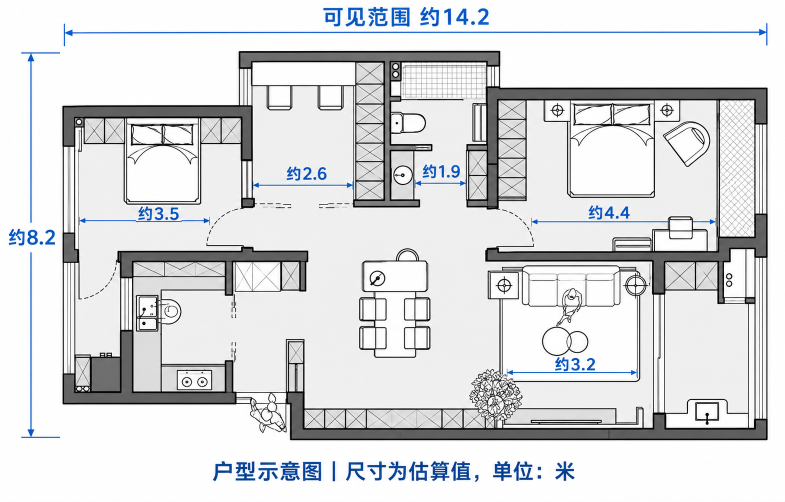
#> input picture source.png, 1569 x 1003 px (shown at 1/2 size)
$ python -i door_detection.py   (imports and definitions only)
#> lines starting #> are read from the running program, lines starting #| are printed output that depends on the picture; after the words box and inside, x2 and y2 are one past the last pixel; in counts of white or black regions, pixels touching at a corner belong together
#> further down, picture is the input picture: shape (1003, 1569, 3); mean B, G, R 221.4, 219.5, 218.2
"""Geometric swing-door proposals, not a universal floorplan recognizer.

Pixels use x-right/y-down. Scores are geometric evidence, not calibrated
probabilities. Never mutate walls or automatically approve an opening.
"""
from dataclasses import dataclass
import math
import cv2
import numpy as np
from spatial.door_audit import wall_fit

@dataclass(frozen=True)
class Config:
    min_radius: float = 32  # input-image pixels
    max_radius: float = 260
    max_dimension: int = 1600
    sweeps: tuple = (90,)
    min_score: float = .64
    max_lines: int = 1200
    ignore_colored_annotations: bool = False


def detect_swing_doors(image, config=Config()):
    if image is None or image.size == 0:
        raise ValueError('Empty image')
    if not 0 < config.min_radius < config.max_radius or config.max_dimension < 64:
        raise ValueError('Invalid radius or image-size limits')
    gray=cv2.cvtColor(image,cv2.COLOR_BGR2GRAY) if image.ndim==3 else image.copy()
    if config.ignore_colored_annotations and image.ndim==3:
        colorful=image.max(axis=2).astype(float)-image.min(axis=2).astype(float)>50
        gray[colorful]=255
    scale=min(1.,config.max_dimension/max(gray.shape))
#> scale = 1
    gray=cv2.resize(gray,None,fx=scale,fy=scale,interpolation=cv2.INTER_AREA)
    # Otsu avoids turning JPEG noise and pale backgrounds into dense edges.
    _,ink=cv2.threshold(gray,0,255,cv2.THRESH_BINARY_INV+cv2.THRESH_OTSU)
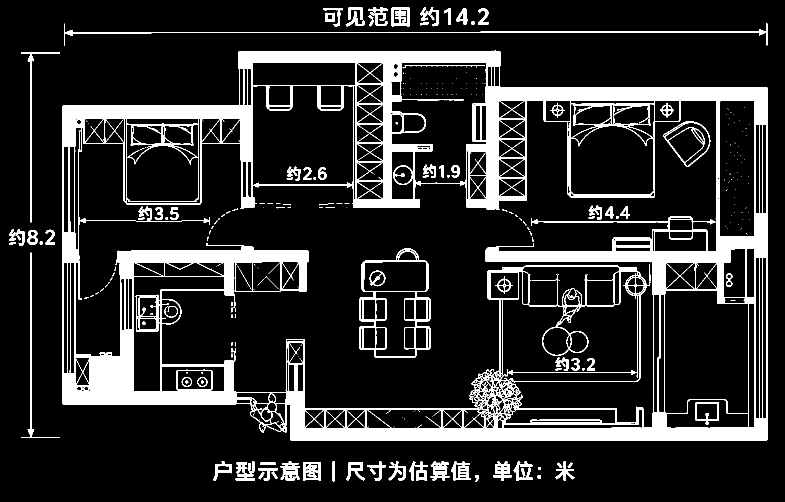
#> ink: shape (1003, 1569) (shown at 1/2 size); 15% white; 317 white regions (197 under 20 px), largest, box (x1, y1, x2, y2) and area: (125, 101, 1535, 881) 198528, (718, 496, 861, 716) 4595, (128, 46, 1535, 92) 3796
    distance=cv2.distanceTransform(255-ink,cv2.DIST_L2,5)
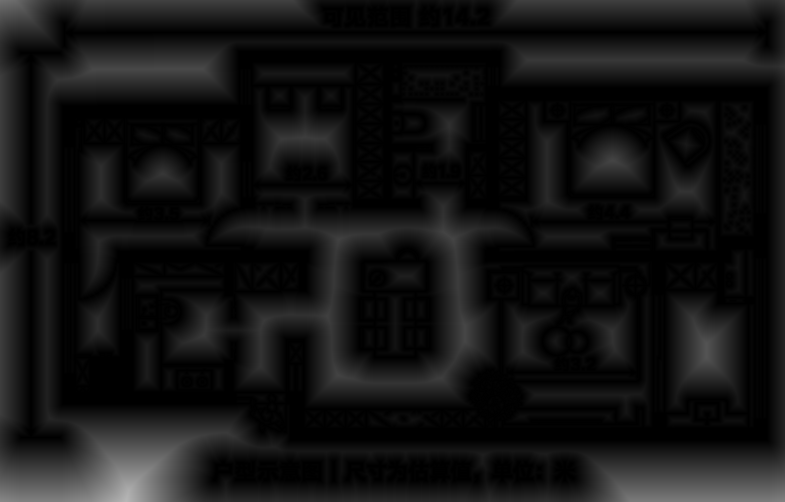
#> distance: shape (1003, 1569) float32 (shown at 1/2 size); min 0, max 182.5, mean 19.1
    thickness=cv2.distanceTransform(ink,cv2.DIST_L2,5)
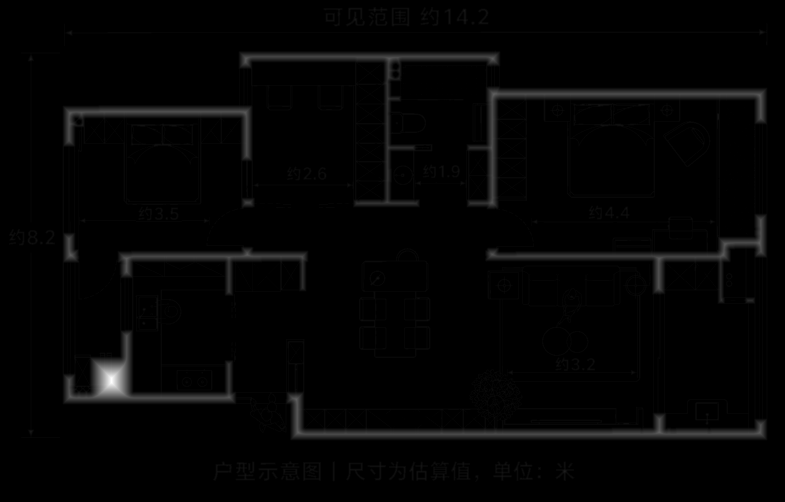
#> thickness: shape (1003, 1569) float32 (shown at 1/2 size); min 0, max 44, mean 0.7; drawn with min black and max white
    wall_distance=cv2.distanceTransform(np.where(thickness>=2.8,0,255).astype('uint8'),cv2.DIST_L2,5)
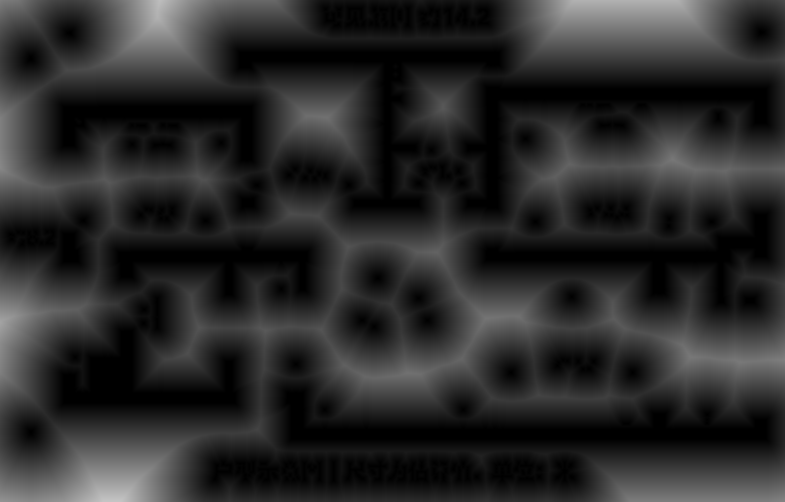
#> wall_distance: shape (1003, 1569) float32 (shown at 1/2 size); min 0, max 196, mean 42.2
    lo=max(8,config.min_radius*scale);hi=config.max_radius*scale
#> after `lo = max(8, config.min_radius * scale)`: lo = 32
#> after `hi = config.max_radius * scale`: hi = 260
    edges=cv2.Canny(gray,60,160)
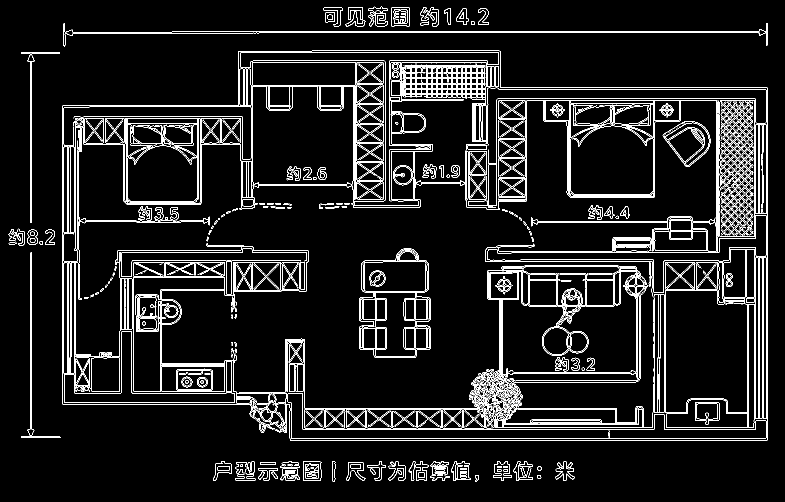
#> edges: shape (1003, 1569) (shown at 1/2 size); 7.2% white in thin lines or dots
    lines=cv2.HoughLinesP(edges,1,np.pi/720,threshold=max(10,int(lo*.5)),minLineLength=lo,maxLineGap=4)
#> lines = 646 rows, first 6: [1532, 880, 1532, 175], [997, 178, 1535, 178], [344, 63, 1517, 63], [60, 858, 60, 506], [507, 65, 1517, 65], [127, 746, 127, 294]
    if lines is None:return []
    lines=sorted(lines.reshape(-1,4).tolist(),key=lambda p:-(p[2]-p[0])**2-(p[3]-p[1])**2)
#> lines = 646 items, first 6: [344, 63, 1517, 63], [507, 65, 1517, 65], [579, 877, 1535, 877], [580, 880, 1534, 880], [1532, 880, 1532, 175], [606, 859, 1306, 859]
    lines=[p for p in lines if lo<=math.hypot(p[2]-p[0],p[3]-p[1])<=hi][:config.max_lines]
#> lines = 609 items, first 6: [1497, 859, 1497, 604], [1495, 859, 1495, 604], [234, 504, 485, 504], [1433, 473, 1433, 231], [957, 817, 1198, 816], [1025, 746, 1262, 746]
    # Wall-gap seeds recover leaves merged into longer window/wall lines by Hough.
    thick=thickness>=2.8
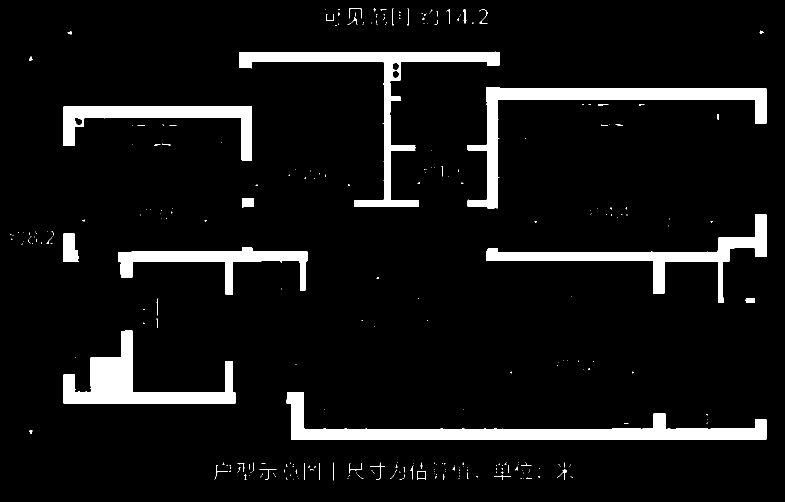
#> thick: shape (1003, 1569) bool (shown at 1/2 size); 7.4% white; 300 white regions (254 under 20 px), largest, box (x1, y1, x2, y2) and area: (573, 784, 1533, 879) 23455, (935, 174, 1533, 417) 18981, (479, 103, 999, 413) 16746
    for transpose in (False,True):
        raster=thick.T if transpose else thick
        for row in range(0,raster.shape[0],4):
            filled=np.flatnonzero(raster[row])
            if len(filled)<2:continue
            jumps=np.flatnonzero((np.diff(filled)>=lo)&(np.diff(filled)<=hi))
            for j in jumps:
                left,right=filled[j]+3,filled[j+1]-3
                for hinge,closed in [(left,right),(right,left)]:
                    for sign in (-1,1):
                        start=[hinge,row];end=[hinge,row+sign*abs(closed-hinge)]
                        if transpose:start.reverse();end.reverse()
                        lines.append(start+end)
#> this loop made 2 passes
#> pass 2, in detect_swing_doors, `raster=thick.T if transpose else thick`:
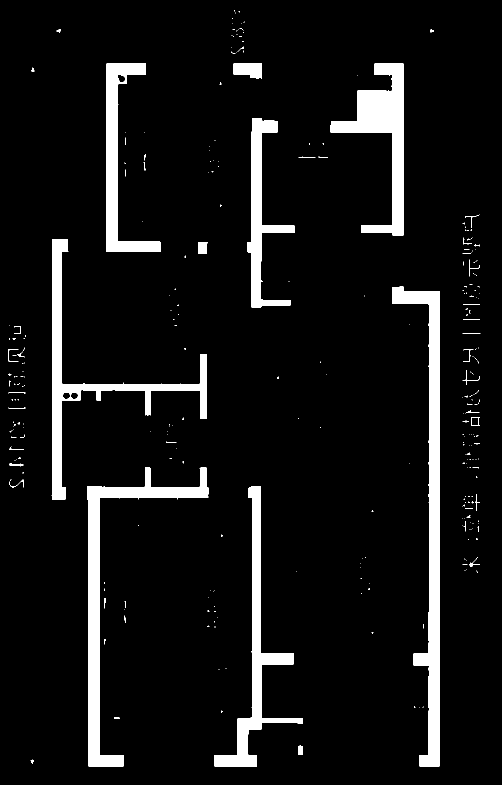
#> raster: shape (1569, 1003) bool (shown at 1/2 size); 7.4% white; 300 white regions (254 under 20 px), largest, box (x1, y1, x2, y2) and area: (784, 573, 879, 1533) 23455, (174, 935, 417, 1533) 18981, (103, 479, 413, 999) 16746
#> after the loop, lines = 3053 items, first 6: [1497, 859, 1497, 604], [1495, 859, 1495, 604], [234, 504, 485, 504], [1433, 473, 1433, 231], [957, 817, 1198, 816], [1025, 746, 1262, 746]
    def sample(points):
        xy=np.rint(points).astype(int);valid=(xy[:,0]>=0)&(xy[:,0]<gray.shape[1])&(xy[:,1]>=0)&(xy[:,1]<gray.shape[0])
        result=np.full(len(points),999.,dtype=float);result[valid]=distance[xy[valid,1],xy[valid,0]];return result
    proposals=[];seen=set()
    for x1,y1,x2,y2 in lines:
        seeds=[]
        for a,b in [((x1,y1),(x2,y2)),((x2,y2),(x1,y1))]:
            for shift in (0,.06):
                seeds.append((np.array(a)-shift*(np.array(b)-a),b))
        for start,end in seeds:
            hinge=np.array(start,dtype=float);vector=np.array(end)-hinge;base=np.linalg.norm(vector);angle=math.atan2(vector[1],vector[0])
            leaf_samples=hinge+vector*np.linspace(.12,.90,24)[:,None]
            if np.mean(sample(leaf_samples)<=2.8)<.7:continue
            key=(*np.rint(hinge/3).astype(int),round(angle/.05),round(base/4))
            if key in seen:continue
            seen.add(key)
            for multiplier in (.96,1.,1.04):
                radius=base*multiplier
                if radius>hi:continue
                tolerance=max(1.8,min(3.5,radius*.018))
                for sweep in config.sweeps:
                    for sign in (-1,1):
                        theta=angle+sign*np.radians(sweep)*np.linspace(.08,.92,96)
                        unit=np.column_stack((np.cos(theta),np.sin(theta)))
                        hits=sample(hinge+radius*unit)<=tolerance
                        coverage=float(hits.mean());bins=float(np.mean(hits.reshape(8,12).mean(axis=1)>=.20))
                        if coverage<.28 or bins<.75:continue
                        # A thick wall, filled furniture or a text block is not an isolated arc.
                        delta=max(6.,radius*.12)
                        side=float(np.mean(sample(hinge+(radius-delta)*unit)<=tolerance)+np.mean(sample(hinge+(radius+delta)*unit)<=tolerance))/2
                        contrast=max(0.,coverage-side)
                        if contrast<.35:continue
                        # Reject circles (table/sink) using the equally-sized opposite sector.
                        opposite=angle-sign*np.radians(sweep)*np.linspace(.08,.92,96)
                        opposite_hits=float(np.mean(sample(hinge+radius*np.column_stack((np.cos(opposite),np.sin(opposite))))<=tolerance))
                        if opposite_hits>.9:continue
                        score=.45*coverage+.3*bins+.25*min(1.,contrast/.5)
                        if score<config.min_score:continue
                        closed_angle=angle+sign*math.radians(sweep)
                        closed=hinge+radius*np.array([math.cos(closed_angle),math.sin(closed_angle)])
                        jambs=np.rint([hinge,closed]).astype(int)
                        if any(not (0<=x<gray.shape[1] and 0<=y<gray.shape[0]) or wall_distance[y,x]>max(7.,radius*.14) for x,y in jambs):continue
                        span=hinge+(closed-hinge)*np.linspace(.18,.82,12)[:,None]
                        xy=np.rint(span).astype(int)
                        if np.mean(wall_distance[xy[:,1],xy[:,0]]<2)>.2:continue
                        interior=hinge+(radius*np.linspace(.2,.8,8))[:,None,None]*unit[None,::4,:]
                        clutter=float(np.mean(sample(interior.reshape(-1,2))<=1.5))
                        if clutter>.12:continue
                        proposals.append(dict(hinge_px=(hinge/scale).round(2).tolist(),leaf_tip_px=((hinge+radius*vector/base)/scale).round(2).tolist(),closed_tip_px=(closed/scale).round(2).tolist(),radius_px=round(radius/scale,2),sweep_degrees=sign*sweep,score=round(score,3),evidence={'arc_coverage':round(coverage,3),'angular_bins':bins,'arc_contrast':round(contrast,3),'opposite_arc':round(opposite_hits,3),'sector_clutter':round(clutter,3)},status='needs_review',type='swing_door'))
#> this loop made 3053 passes
#> after the loop, proposals = 24 items; seen = 6339 items
    # Merge duplicate edges of the same leaf; keep spatially distinct double-door leaves.
    kept=[]
#> kept = []
    for p in sorted(proposals,key=lambda p:-p['score']):
        if any(math.dist(p['hinge_px'],q['hinge_px'])<max(8,.20*p['radius_px']) and abs(p['radius_px']-q['radius_px'])<.2*p['radius_px'] and math.dist(p['closed_tip_px'],q['closed_tip_px'])<.25*p['radius_px'] for q in kept):continue
        p['id']=f'door_candidate_{len(kept)+1}';kept.append(p)
#> this loop made 24 passes
#> after the loop, kept = 6 items
    return kept


def match_to_walls(candidates, model, pixel_to_world, tolerance=.15):
    """Propose wall offsets using an explicit 2x3 affine calibration in metres.
    Report existing openings without modifying them. No nearest-wall guessing
    when distance, orientation, or endpoint bounds fail.
    """
    transform=np.asarray(pixel_to_world,dtype=float)
    if transform.shape!=(2,3) or not np.isfinite(transform).all() or abs(np.linalg.det(transform[:,:2]))<1e-12:
        raise ValueError('A nonsingular finite 2x3 pixel-to-world matrix is required')
    result=[]
    for candidate in candidates:
        p=dict(candidate);points=[transform@np.array([*candidate[k],1]) for k in ('hinge_px','closed_tip_px')];matches=[]
        for wall in model['walls']:
            if not wall_fit(points[0],points[1],wall,distance_tolerance=tolerance)['matches']:continue
            a=np.array(wall['a']);v=np.array(wall['b'])-a;length=np.linalg.norm(v)
            if length==0:continue
            u=v/length;offsets=[float((q-a)@u) for q in points];distances=[abs(float((q-a)@np.array([-u[1],u[0]]))) for q in points]
            if max(distances)>tolerance or min(offsets)<0 or max(offsets)>length:continue
            width=max(offsets)-min(offsets)
            if width<.35 or width>2.:continue
            matches.append({'wall_id':wall['id'],'offset':round(min(offsets),4),'width':round(width,4),'distance_m':round(max(distances),4),'details':{'style':'hinged'}})
        matches.sort(key=lambda m:m['distance_m']);p['wall_matches']=matches
        p['status']='needs_review' if len(matches)==1 else ('ambiguous_wall' if matches else 'unmatched_wall')
        p['existing_opening_ids']=[h['id'] for h in model.get('openings',[]) if any(h['wall_id']==m['wall_id'] and min(h['offset']+h['width'],m['offset']+m['width'])>max(h['offset'],m['offset']) for m in matches)]
        result.append(p)
    return result

>>> import cv2
>>> picture = cv2.imread('../source.png')
>>> result = detect_swing_doors(picture)
#> result = 6 items
